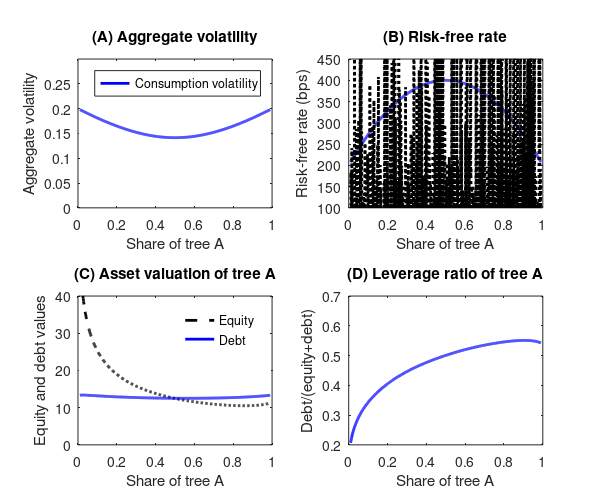
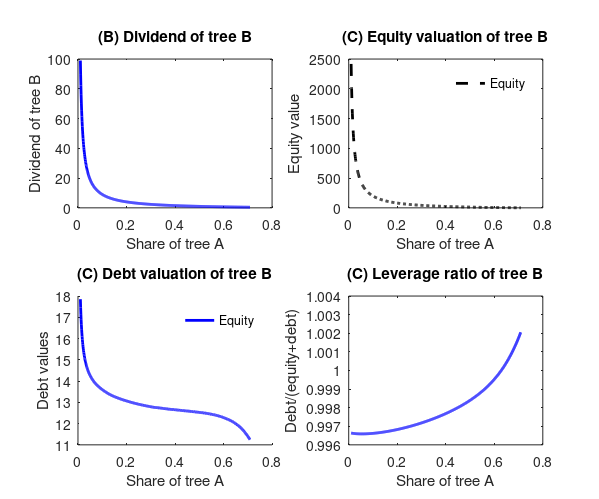

Here is the MATLAB script that generated these plots, in order:


% This figure plots the asset pricing quantities 

sf=0.01:0.001:0.99;
% rf=params.delta+params.mu1*sff+params.mu2*(1-sff)-params.sigma1^2*sff.^2-params.sigma2^2*(1-sff).^2-2*params.rho*params.sigma1*params.sigma2*sff.*(1-sff);
%vol=params.sigma1^2*sff.^2+params.sigma2^2*(1-sff).^2+2*params.sigma1*params.sigma2*params.rho*sff.*(1-sff);
 %tree1=wealth(params,sff);
 
load('twotreeunderstand1.mat')
leverage=mat_D_share_beg./(mat_E_share_beg+mat_D_share_beg);

%load('twotreeunderstand.mat')
load('twotreeunderstand20210211.mat')
load('twotreeunderstand20210324.mat')
s0=sf;

Height = 500;
Width = 600;
width = 2;

figure1 = figure;
set(figure1,'Position',[232 100 Width Height],'PaperPositionMode','auto')

subplot(2,2,1)
plot(s0,sqrt(vol),'Color','b','LineWidth',width);
% hold on 
% plot(s0,smooth(s0,E_vol_share_begA,100),'Color','k','LineStyle',':','LineWidth',width)
ylabel('Aggregate volatility');
xlabel('Share of tree A');
title('(A) Aggregate volatility');
ylim([0,0.3])
legend({'Consumption volatility','Equity volatility of tree A'})


subplot(2,2,2)
plot(s0,rf*10000,'Color','b','LineWidth',width);
xlabel('Share of tree A');
ylabel('Risk-free rate (bps)')
title('(B) Risk-free rate')

hold on 
plot(s0,ERP_A*10000,'Color','k','LineStyle',':','LineWidth',width);
%plot(s0,  smooth(s0,ERP_A,100),'Color','k','LineStyle',':','LineWidth',width);

ylim([100,450]);

subplot(2,2,3)


plot(s0,mat_E_share_beg,'Color', 'k','LineWidth',width,'LineStyle','--');
hold on
plot(s0,mat_D_share_beg,'Color', 'b','LineWidth',width,'LineStyle','-');
legend({'Equity','Debt'});
set(legend,'EdgeColor',[1 1 1]); % the box becomes white
ylabel('Equity and debt values')
title('(C) Asset valuation of tree A')
xlabel('Share of tree A');
ylim([0,40]);

subplot(2,2,4)
plot(s0,leverage,'Color','b','LineWidth',width);

ylabel('Debt/(equity+debt)');
xlabel('Share of tree A');
title('(D) Leverage ratio of tree A');
%legend({'Expected excess asset return','Equity risk premium'});
%ylim([0.0,0.1])



%% tree B 
figure2 = figure;
set(figure2,'Position',[232 100 Width Height],'PaperPositionMode','auto')



subplot(2,2,1)
plot(s0(1:700),1./sf(1:700).*(1-sf(1:700)),'Color','b','LineWidth',width);
xlabel('Share of tree A');
ylabel('Dividend of tree B')
title('(B) Dividend of tree B')
%ylim([0.01,0.045]);

subplot(2,2,2)


plot(s0(1:700),mat_E_ls_share_begB(1:700),'Color', 'k','LineWidth',width,'LineStyle','--');
%hold on
%plot(s0,mat_D_ls_share_begB,'Color', 'b','LineWidth',width,'LineStyle','-');
legend({'Equity','Debt'});
set(legend,'EdgeColor',[1 1 1]); % the box becomes white
ylabel('Equity value')
title('(C) Equity valuation of tree B')
xlabel('Share of tree A');
%ylim([0,40]);

subplot(2,2,3)


%plot(s0,mat_E_ls_share_begB,'Color', 'k','LineWidth',width,'LineStyle','--');
hold on
plot(s0(1:700),mat_D_ls_share_begB(1:700),'Color', 'b','LineWidth',width,'LineStyle','-');
legend({'Equity','Debt'});
set(legend,'EdgeColor',[1 1 1]); % the box becomes white
ylabel('Debt values')
title('(C) Debt valuation of tree B')
xlabel('Share of tree A');
%ylim([0,40]);

subplot(2,2,4)
plot(s0(1:700),leverageB(1:700),'Color','b','LineWidth',width);
% hold on 
% plot(s0,  smooth(s0,E_premium_share_beg,100),'Color','k','LineStyle',':','LineWidth',width);

ylabel('Debt/(equity+debt)');
xlabel('Share of tree A');
title('(C) Leverage ratio of tree B');

%% smooth function 
function plot_c(s,x)
  span = 10;

  yy = smooth(x,span);
  %yy = max(0,smooth(decompose_stochastic(:,data_mat,data_lev),span));
  h3=plot(s, yy,'LineWidth',1,'LineStyle','-','Color','k');
  hold on 
  %---contagion bad or good fill in 
%   low=decompose_stochastic(:,data_mat,data_lev)<0;
%   xa=s(low);
%   y1a=zeros(1,length(xa));
%   y2a=decompose_stochastic(low,data_mat,data_lev)';
%   patch([xa fliplr(xa)],[y1a fliplr(y2a)],'g');
%    high=decompose_stochastic(:,data_mat,data_lev)>0;
%   xa=s(high);
%   y1a=zeros(1,length(xa));
%   y2a=decompose_stochastic(high,data_mat,data_lev)';
  
  xa=s;
  y1a=zeros(1,length(xa));
  y2a=max(0,decompose_stochastic(:,data_mat,data_lev)');
  y2a = [zeros(1,5) y2a(6:end)];
  y2a = smooth(y2a',span)';
  
  patch([xa fliplr(xa)],[y1a fliplr(y2a)],'b');
  alpha(0.4);
  ylim([0,ylim_max]);
  end 
  